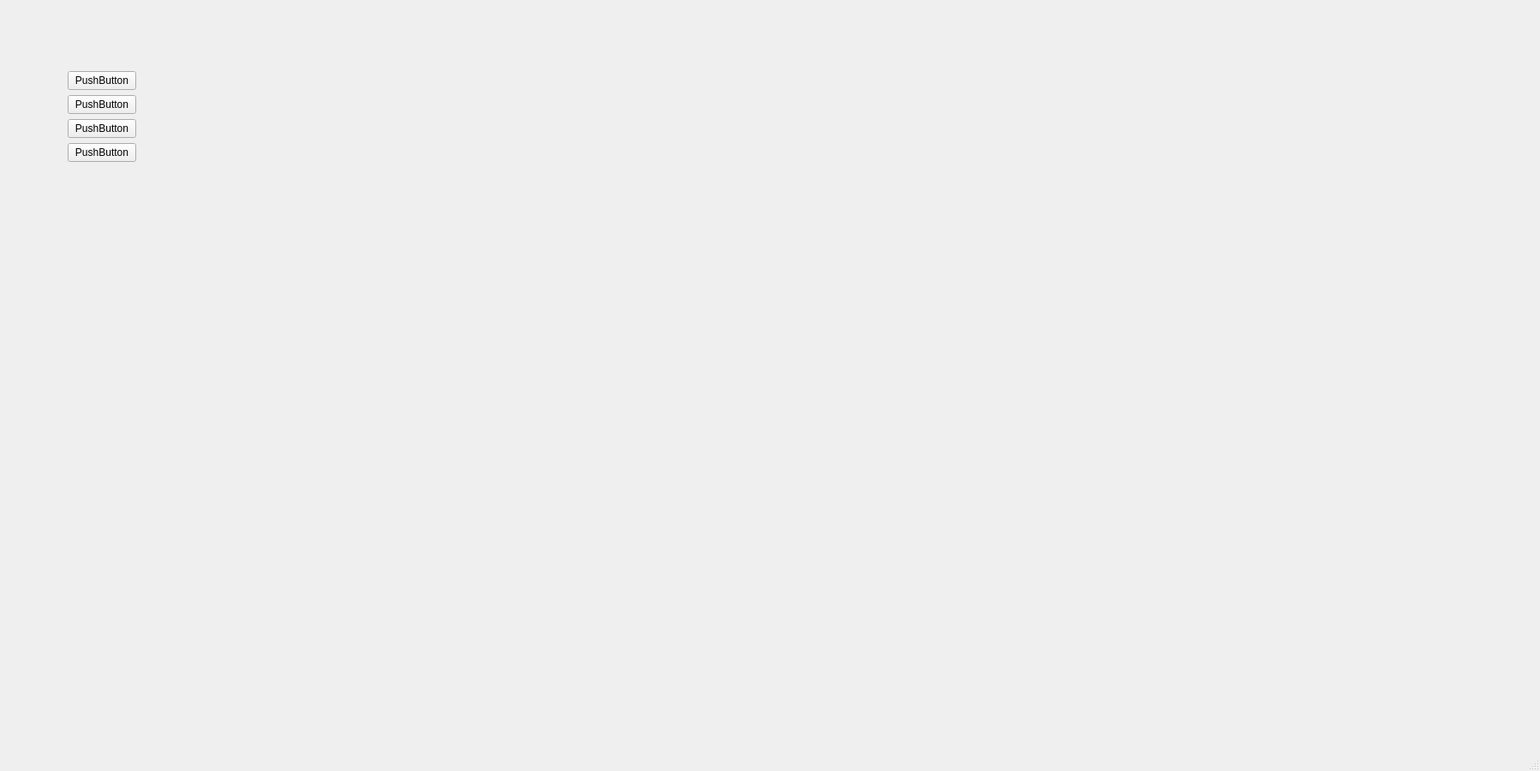
<?xml version="1.0" encoding="UTF-8"?>
<ui version="4.0">
 <class>MainWindow</class>
 <widget class="QMainWindow" name="MainWindow">
  <property name="geometry">
   <rect>
    <x>0</x>
    <y>0</y>
    <width>1798</width>
    <height>900</height>
   </rect>
  </property>
  <property name="windowTitle">
   <string>MainWindow</string>
  </property>
  <widget class="QWidget" name="centralwidget">
   <widget class="QWidget" name="layoutWidget">
    <property name="geometry">
     <rect>
      <x>70</x>
      <y>0</y>
      <width>481</width>
      <height>271</height>
     </rect>
    </property>
    <layout class="QHBoxLayout" name="horizontalLayout">
     <item>
      <widget class="QWidget" name="widget" native="true">
       <layout class="QVBoxLayout" name="verticalLayout">
        <item>
         <spacer name="verticalSpacer">
          <property name="orientation">
           <enum>Qt::Vertical</enum>
          </property>
          <property name="sizeHint" stdset="0">
           <size>
            <width>20</width>
            <height>40</height>
           </size>
          </property>
         </spacer>
        </item>
        <item>
         <widget class="QPushButton" name="pushButton">
          <property name="text">
           <string>PushButton</string>
          </property>
         </widget>
        </item>
        <item>
         <widget class="QPushButton" name="pushButton_2">
          <property name="text">
           <string>PushButton</string>
          </property>
         </widget>
        </item>
        <item>
         <widget class="QPushButton" name="pushButton_3">
          <property name="text">
           <string>PushButton</string>
          </property>
         </widget>
        </item>
        <item>
         <widget class="QPushButton" name="pushButton_4">
          <property name="text">
           <string>PushButton</string>
          </property>
         </widget>
        </item>
        <item>
         <spacer name="verticalSpacer_2">
          <property name="orientation">
           <enum>Qt::Vertical</enum>
          </property>
          <property name="sizeHint" stdset="0">
           <size>
            <width>20</width>
            <height>60</height>
           </size>
          </property>
         </spacer>
        </item>
       </layout>
      </widget>
     </item>
     <item>
      <widget class="QStackedWidget" name="stackedWidget">
       <property name="currentIndex">
        <number>0</number>
       </property>
       <widget class="QWidget" name="page"/>
       <widget class="QWidget" name="page_3"/>
       <widget class="QWidget" name="page_4"/>
       <widget class="QWidget" name="page_2"/>
      </widget>
     </item>
    </layout>
   </widget>
  </widget>
  <widget class="QMenuBar" name="menubar">
   <property name="geometry">
    <rect>
     <x>0</x>
     <y>0</y>
     <width>1798</width>
     <height>18</height>
    </rect>
   </property>
  </widget>
  <widget class="QStatusBar" name="statusbar"/>
 </widget>
 <resources/>
 <connections/>
</ui>
